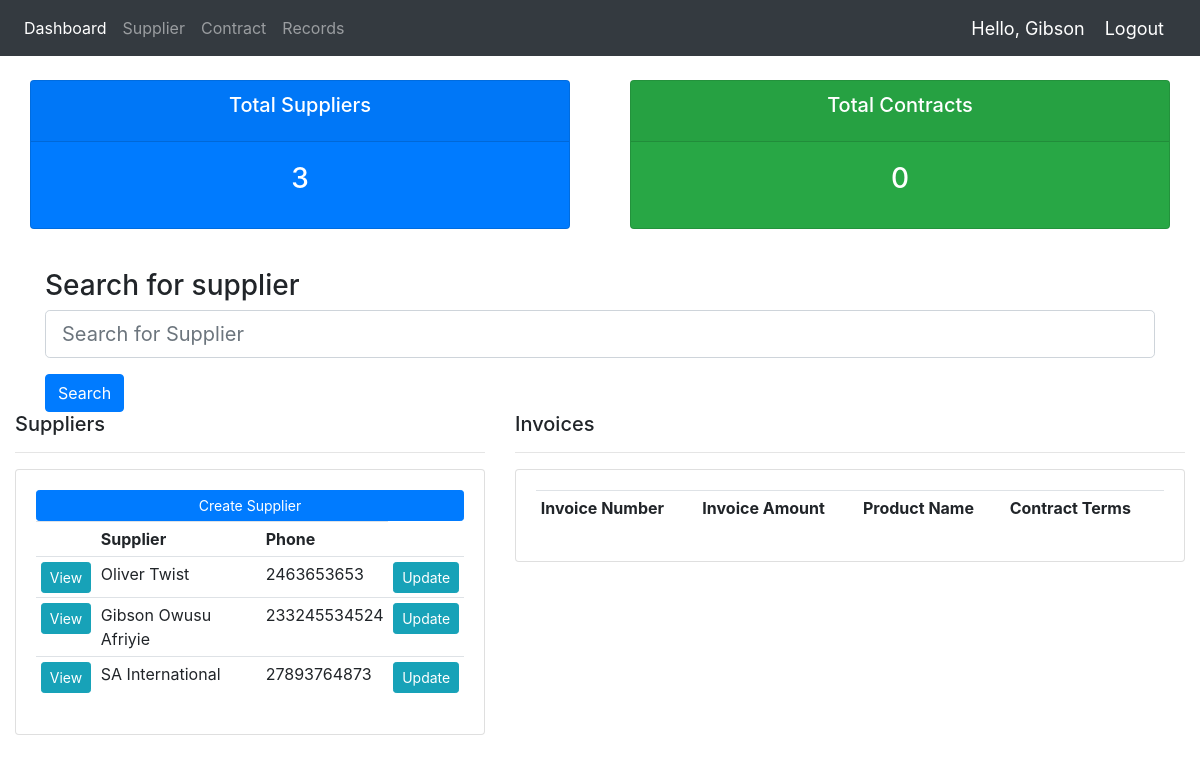
Before: /PA/index/ (signed in) with the older database file.
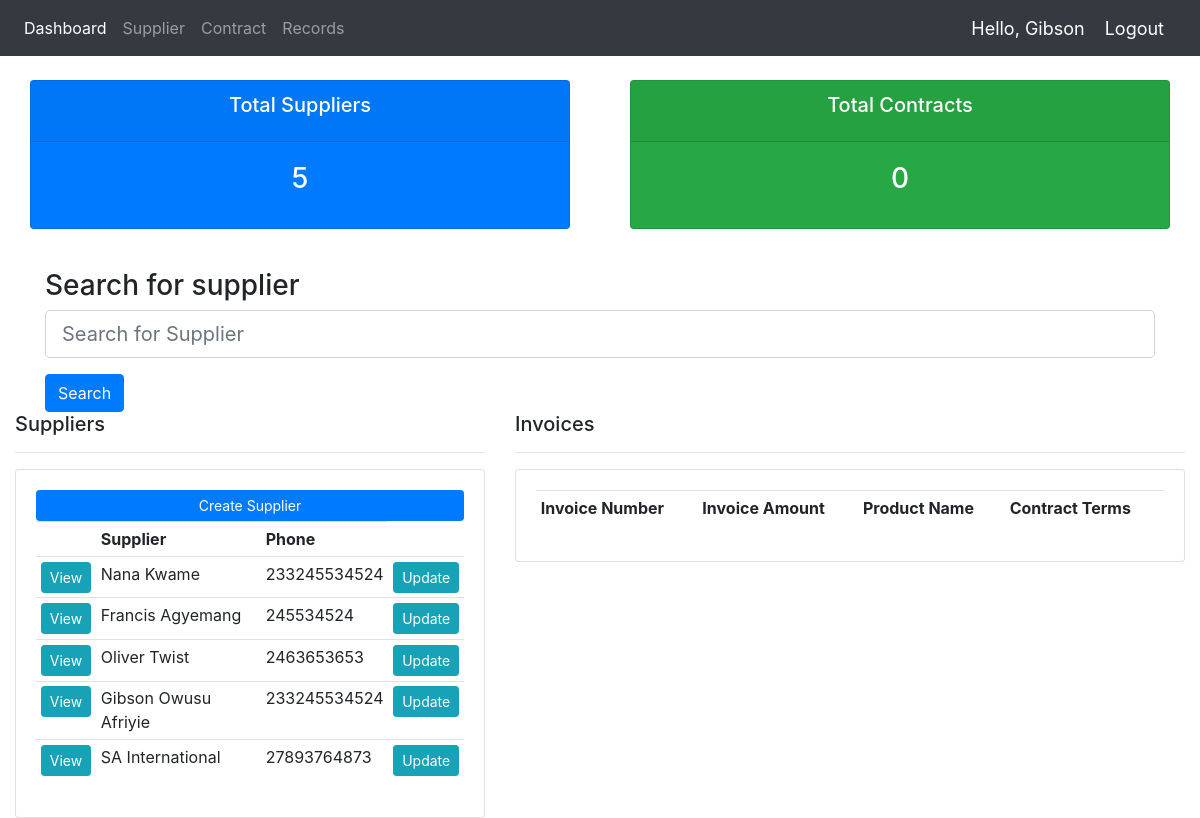
After: the same page with the newer database file.
### app/models.py (models this page shows, shortened)
class Supplier(models.Model):
    name = models.CharField(max_length=50, help_text='Enter your full name')
    contact = models.PositiveIntegerField(null=True, blank=True)
    address = models.CharField(max_length=255, null=True)
    email = models.EmailField(max_length = 50, help_text="Enter your email address")
    bank_details = models.CharField(max_length=200, help_text='Summary of bank details', null=True)
    Bank_name = models.CharField(max_length=50, null=True)
    Bank_address = models.CharField(max_length=50, null=True)
    Bank_account_name = models.CharField(max_length=50, null=True)
    Bank_account_number = models.CharField(max_length=50, null=True)
    swift_code = models.CharField(max_length=50, null=True)

### app/views.py (the view)
# urls.py: path('PA/index/', views.index, name="index"),
@login_required(login_url='login')
def index(request):
	if 'data' in request.GET:
		data = request.GET['data']
		supplier_queryset  = Supplier.objects.filter(name__icontains=data)
	else:
		supplier_queryset = Supplier.objects.all()
	contracts = Contract.objects.all()
	total_suppliers = Supplier.objects.all().count()
	total_contracts = Contract.objects.all().count()
	context = {'supplier_queryset':supplier_queryset, "contracts":contracts, "total_suppliers":total_suppliers, "total_contracts":total_contracts }
	return render(request, 'app/index.html', context)

### app/templates/app/index.html (shortened to what this page needs)
{%  extends 'app/main.html' %}
{% block content %}
{%  include 'app/status.html' %}
<br>
<div class="row">
	<div class="container">
        <form>
            <h3>Search for supplier</h3>
            <div class="input-group mb-3">
                <input class="form-control form-control-lg" name="data" type="text" placeholder="Search for Supplier" aria-label="default input example">
            </div>
            <button class="btn btn-primary">Search</button>
        </form>
    </div>
	<div class="col-md-5">
		<h5>Suppliers</h5>
		<hr>
		<div class="card card-body">
			<a class="btn btn-primary  btn-sm btn-block" href="{% url 'new_supplier' %}">Create Supplier</a>
			<table class="table table-sm">
				<tr>
					<th></th>
					<th>Supplier</th>
					<th>Phone</th>
				</tr>
				{% for supplier in supplier_queryset reversed %}
					<tr>
						<td><a class="btn btn-sm btn-info text-white" href="view_record/{{supplier.pk}}">View</a></td>
						<td>{{supplier.name}}</td>
						<td>{{supplier.contact}}</td>
						<td><a class="btn btn-sm btn-info" href="update/{{supplier.pk}}">Update</a></td>
					</tr>
				{% endfor %}
			</table>
		</div>
	</div>
	<div class="col-md-7">
		<h5>Invoices</h5>
		<hr>
		<div class="card card-body">
			<table class="table table-sm">
				<tr>
					<th scope="col">Invoice Number</th>
                    <th scope="col">Invoice Amount</th>
                    <th scope="col">Product Name</th>
                    <th scope="col">Contract Terms</th>
				</tr>
			</table>
		</div>
	</div>
</div>
{% endblock content %}

Changed rows visible on the page:
added Supplier: name "Nana Kwame", contact "233245534524"
added Supplier: name "Francis Agyemang", contact "245534524"
Other visible differences:
{{ total_suppliers }}: "3" → "5"
